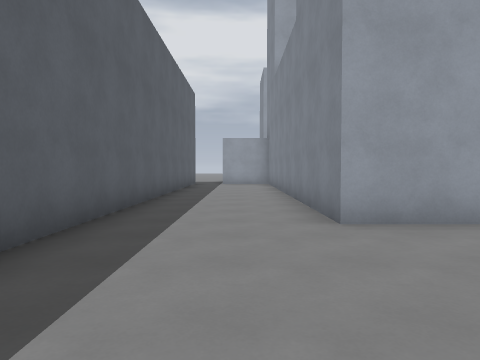
view 1 (above)

14 first-person views from a walk through a 3-D level made in the Godot game engine. The camera is 1.4 m above the floor, tilts 2° down and sees 70° across. The floor is counted in squares, 2 m on a side. Each view is taken from the middle of a square. On the plan, view 1 faces up. The plan holds only what a view shows up to about 11 squares ahead; the rest is blank. The place goes on beyond the plan. Surface patterns are stand-ins for the level's own textures.

view 2
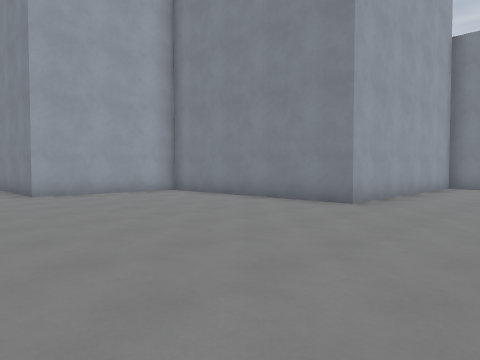

view 3
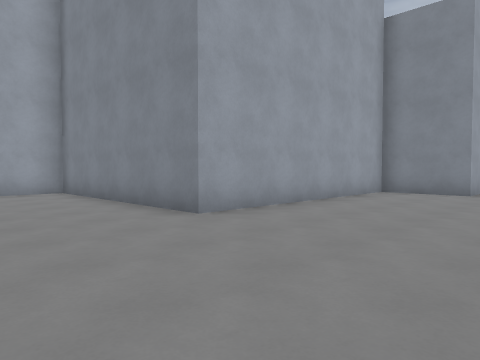

view 4
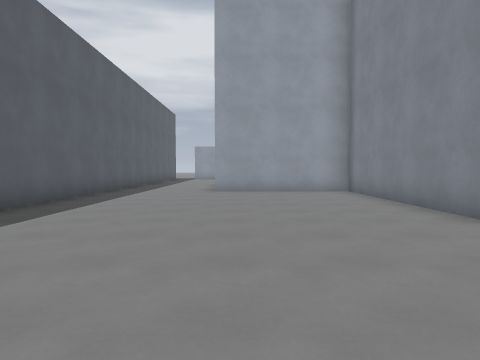

view 5
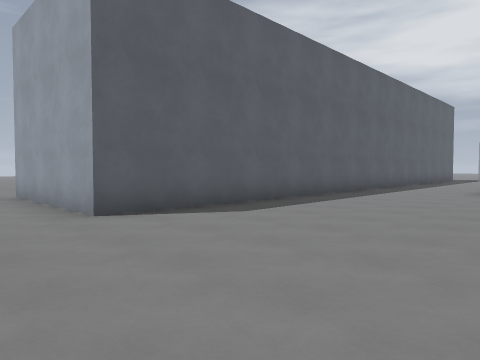

view 6
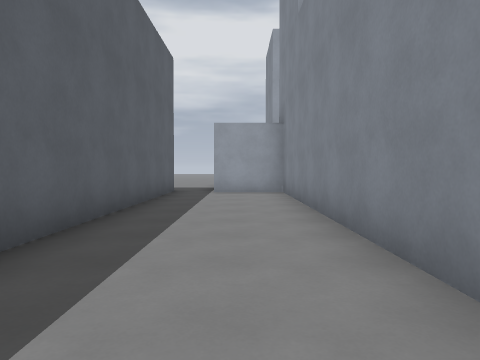

view 7
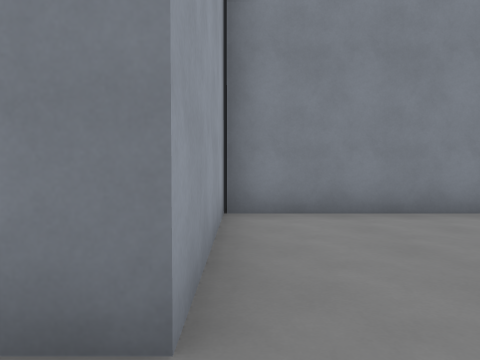

view 8
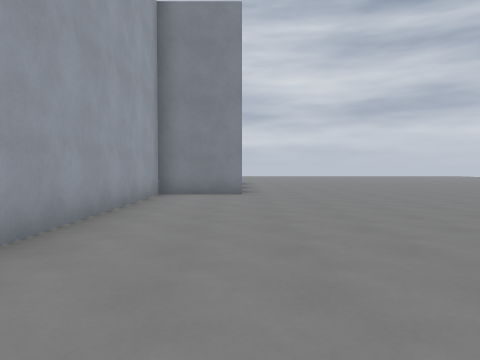

view 9
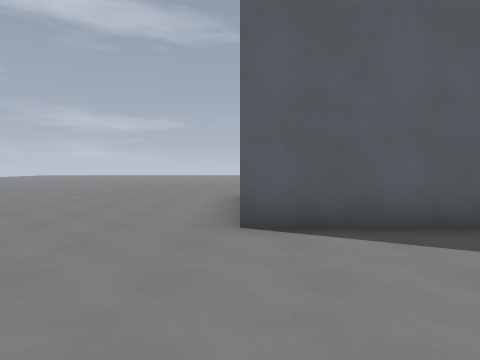

view 10
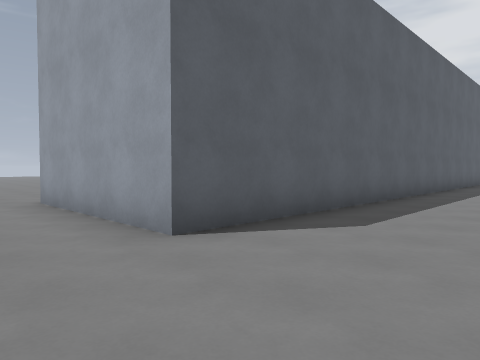

view 11
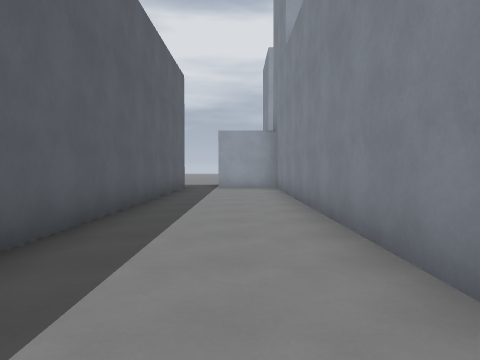

view 12
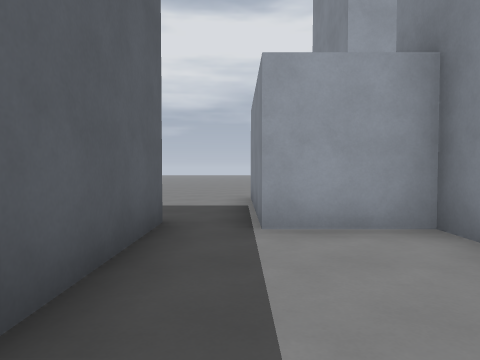

view 13
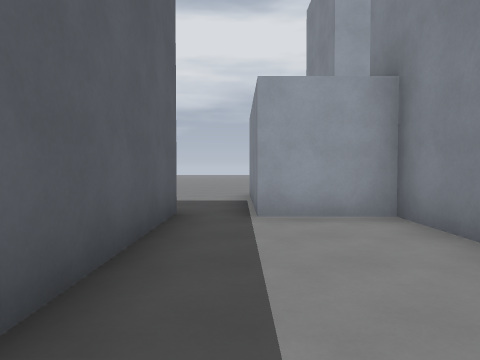

view 14
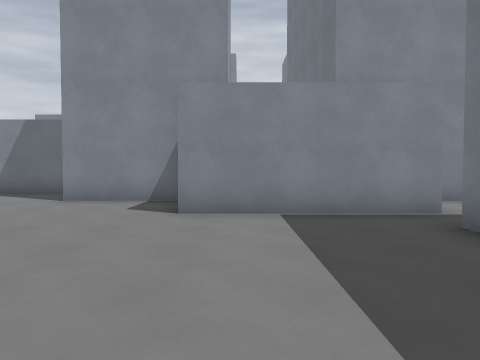

### Floor plan
Points are (right, up) in squares from view 1. A wall is a line through its corners. A room is listed if a view was taken in it or the views show most of it. See-through windows are left out.
Room 1 (views 1, 2, 3, 4, 5, 6, 7, 8, 9, 10, 11, 12, 13)
walls: (12, -4) (12, -1.9) (5.3, -1.9) (5.3, 4.2) (1.3, 4.2) (1.3, 14.9) (-0.7, 14.9); (-2, 15.5) (-2, -4) (-6.6, -4)
ways out: opening at (-6.5, -5.5) to room 2; opening at (-1, 15) to room 2; opening at (11.5, -5.5)
Room 2 (view 14)
walls: (-0.7, 14.9) (-0.7, 19); (1.3, 19.2) (1.3, 21.8); (3.2, 22.8) (3.2, 24.5)
ways out: opening at (-6.5, -5.5) to room 1; opening at (-1, 15) to room 1

Where each view was taken, in squares from view 1:
view 1: 0 up, 0 right, facing up
view 2: 5 down, 1 left, facing up-right
view 3: 6 down, 2 right, facing up-right
view 4: 6 down, 2 right, facing up
view 5: 6 down, 3 right, facing up-left
view 6: 5 up, 0 right, facing up
view 7: 4 up, 0 right, facing right
view 8: 4 down, 3 right, facing right
view 9: 4 down, 2 right, facing left
view 10: 6 down, 1 right, facing up-left
view 11: 3 up, 0 right, facing up
view 12: 11 up, 1 left, facing up
view 13: 10 up, 1 left, facing up
view 14: 18 up, 6 left, facing right
